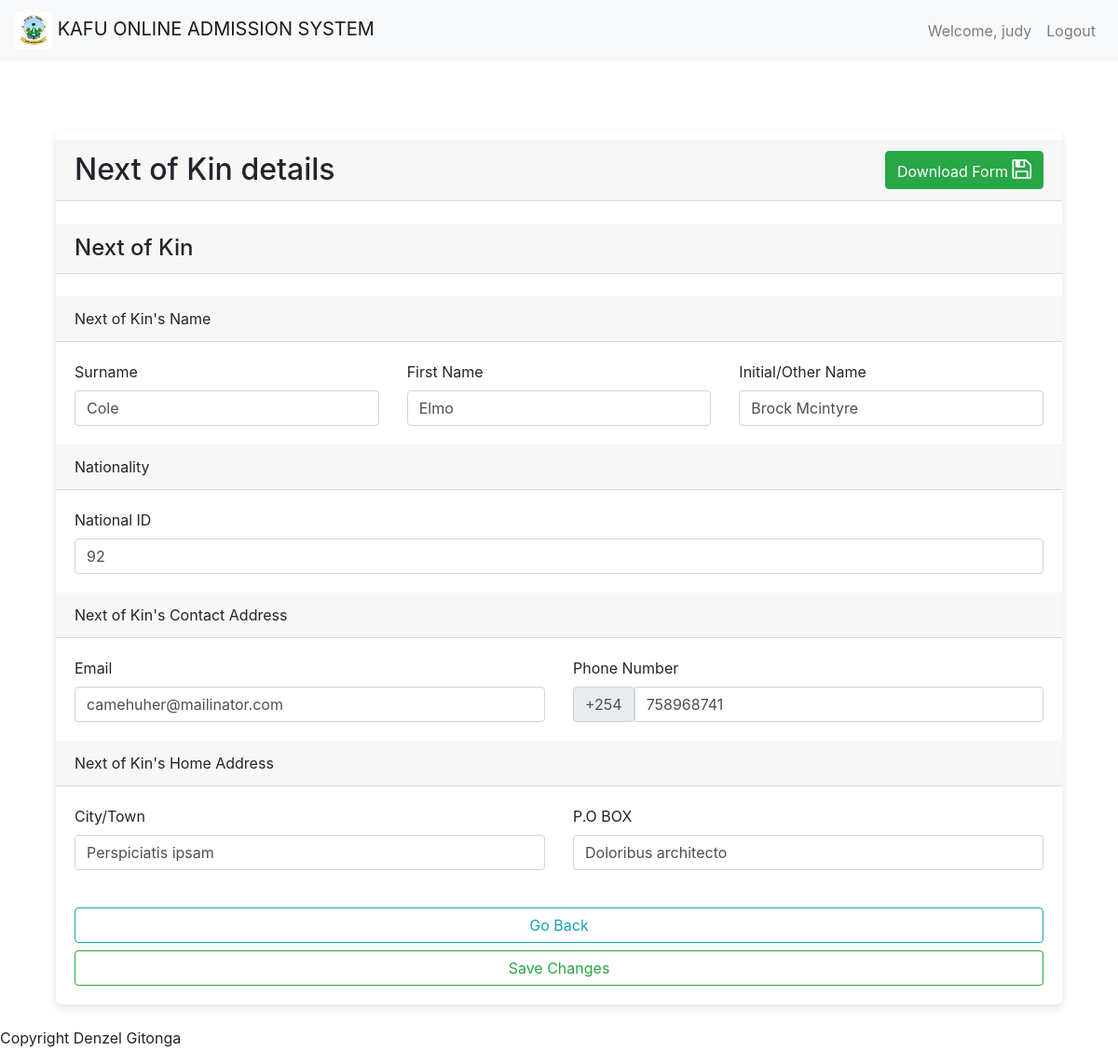
Screenshot of /submissions/next-kin-details/3/ (signed in) with the database file from the repository.
### accounts/models.py (models this page shows, shortened)
class User(AbstractBaseUser, PermissionsMixin):
    username = models.CharField(max_length=255, unique=True)
    email = models.EmailField(max_length=255, unique=True)
    phone_number = models.CharField(max_length=20, blank=True, null=True)
    full_name = models.CharField(max_length=255, blank=True, null=True)
    is_staff = models.BooleanField(default=False)
    is_active = models.BooleanField(default=True)
    groups = models.ManyToManyField(
        'auth.Group',
        blank=True,
        related_name='myuser_set',
        related_query_name='user',
    )
    user_permissions = models.ManyToManyField(
        'auth.Permission',
        blank=True,
        related_name='myuser_set',
        related_query_name='user',
    )
    objects = UserManager()
    USERNAME_FIELD = 'username'
    REQUIRED_FIELDS = ['email']

### admissions/models.py (models this page shows, shortened)
class NextKinDetail(models.Model):
    user = models.ForeignKey(settings.AUTH_USER_MODEL, on_delete=models.CASCADE)
    nxtk_surname = models.CharField(max_length=50)
    nxtk_first_name = models.CharField(max_length=50)
    nxtk_initial_name = models.CharField(max_length=50)
    nxtk_national_id = models.CharField(max_length=50)
    nxtk_email = models.CharField(max_length=50)
    nxtk_phone = models.CharField(max_length=50)
    nxtk_city = models.CharField(max_length=50)
    nxtk_pob = models.CharField(max_length=50)

### submissions/views.py (the view)
# urls.py: path('next-kin-details/<int:user_id>/', views.view_next_kin_details, name="view_next_kin_details"), # next of kin details
@login_required
def view_next_kin_details(request, user_id):
    next_kin_detail = get_object_or_404(NextKinDetail, user_id=user_id)
    form = ViewNextKinDetailForm(instance=next_kin_detail)
    if request.method == 'POST':
        form = ViewNextKinDetailForm(request.POST, instance=next_kin_detail)
        if form.is_valid():
            form.save()
            messages.success(request, "Your next of kin details have been updated successfully!!! See the details below")
            return redirect('submissions:view_next_kin_details', user_id=user_id)
    context = {
        'form': form
    }
    return render(request, 'submissions/view_next_kin_details.html', context)

### submissions/forms.py
class ViewNextKinDetailForm(forms.ModelForm):
    class Meta:
        model = NextKinDetail
        fields = [
            'nxtk_surname',
            'nxtk_first_name',
            'nxtk_initial_name',
            'nxtk_national_id',
            'nxtk_email',
            'nxtk_phone',
            'nxtk_city',
            'nxtk_pob',
        ]

### templates/submissions/view_next_kin_details.html (shortened to what this page needs)
{% extends 'common/base.html' %}
{% block content %}
    <div class="container" style="margin-top: 50px;">
        <div class="row">
            <div class="col-md-12">
                <div class="card">
                    <form action="" method="POST">
                        <div class="card-header" style="display: flex; justify-content: space-between; align-items: center; margin-top: 10px;">
                            <h2 style="margin: 0;">Next of Kin details</h2>
                            <a class="btn btn-success" href="{% url 'forms_downloads:download_next_kin_details' user_id=user.id %}" style="margin-left: 10px;">
                                Download Form
                                 <i class="fa fa-save" style="font-size:24px;"></i>
                            </a>
                        </div>
                        <br>
                            <h4 class="card-header">Next of Kin</h4>
                            <br>
                                <div class="card-header">Next of Kin's Name</div>
                                    <div class="card-body">
                                        <div class="row">
                                            <div class="col">
                                                <label for="id_nxtk_surname" class="form-label">Surname</label>
                                                <input type="text" class="form-control" placeholder="Next of Kin's Surname" name="nxtk_surname" value="{{ form.nxtk_surname.value }}">
                                            </div>
                                            <div class="col">
                                                <label for="id_nxtk_first_name" class="form-label">First Name</label>
                                                <input type="text" class="form-control" placeholder="Next of Kin's First Name" name="nxtk_first_name" value="{{ form.nxtk_first_name.value }}">
                                            </div>
                                            <div class="col">
                                                <label for="nxtk_initial_name" class="form-label">Initial/Other Name</label>
                                                <input type="text" class="form-control" placeholder="Next of Kin's Initial/Other Name" name="nxtk_initial_name" value="{{ form.nxtk_initial_name.value }}">
                                            </div>
                                        </div>
                                    </div>
                                <div class="card-header">Nationality</div>
                                    <div class="card-body">
                                        <div class="row">
                                            <div class="col">
                                                <label for="id_nxtk_national_id" class="form-label">National ID</label>
                                                <input type="number" class="form-control" name="nxtk_national_id" pattern="[0-9]{8}" placeholder="National ID Number" value="{{ form.nxtk_national_id.value }}">
                                            </div>
                                        </div>
                                    </div>
                                <div class="card-header">Next of Kin's Contact Address</div>
                                    <div class="card-body">
                                        <div class="row">
                                            <div class="col">
                                                <label for="nxtk_email" class="form-label">Email</label>
                                                <input type="email" class="form-control" placeholder="Enter your Next of Kin's email" name="nxtk_email" value="{{ form.nxtk_email.value }}">
                                            </div>
                                            <div class="col">
                                                <label for="id_nxtk_phone" class="form-label">Phone Number</label>
                                                <div class="input-group">
                                                    <span class="input-group-text">+254</span>
                                                    <input type="tel" class="form-control" placeholder="7000000**" name="nxtk_phone" pattern="[0-9]{9}" value="{{ form.nxtk_phone.value }}">
                                                </div>
                                            </div>
                                        </div>
                                    </div>
                                <div class="card-header">Next of Kin's Home Address</div>
                                    <div class="card-body">
                                        <div class="row">
                                            <div class="col">
                                                <label for="id_nxtk_city" class="form-label">City/Town</label>
                                                <input type="text" class="form-control" placeholder="Which is your Next of Kin's closest city/town" name="nxtk_city" value="{{ form.nxtk_city.value }}">
                                            </div>
                                            <div class="col">
                                                <label for="id_nxtk_pob" class="form-label">P.O BOX</label>
                                                <input type="text" class="form-control" placeholder="Enter your Next of Kin's P.O BOX" name="nxtk_pob" value="{{ form.nxtk_pob.value }}">
                                            </div>
                                        </div>
                                    </div>
                        <div class="card-body">
                            <div class="col">
                                <div class="row">
                                    <a class="btn btn-outline-info btn-block" href="{% url 'submissions:view_details' %}">Go Back</a>
                                    <button class="btn btn-outline-success btn-block">Save Changes</button>
                                </div>
                            </div>
                        </div>
                    </form>
                </div>
            </div>
        </div>
    </div>
{% endblock %}

### templates/common/header.html (shortened to what this page needs)
{% load static %}
<nav class="navbar navbar-expand-lg navbar-light bg-light">
    <a class="navbar-brand" href="{% url 'home' %}">
      <img src="{% static 'images/logos/KAFU_LOGO.jpg' %}" alt="Logo" height="40">
      KAFU ONLINE ADMISSION SYSTEM
    </a>
    <div class="collapse navbar-collapse" id="navbarSupportedContent">
      {% if user.is_authenticated %}
            <ul class="navbar-nav d-none d-lg-flex ml-auto order-3">
                <li class="nav-item">
                    <a class="nav-link" href="">
                        Welcome, {{ user.username }}
                    </a>
                </li>
                <li class="nav-item">
                  <a class="nav-link" href="{% url 'logout' %}">
                    Logout
                  </a>
                </li>
            </ul>
      {% endif %}
    </div>
  </nav>

### static/custom_css/styles.css (style rules this page uses)
.card { box-shadow: 0px 4px 8px rgba(0, 0, 0, 0.1); border: none; transition: 0.3s; border-radius: 5px; }

### rows the page displays
User: username "judy"
NextKinDetail: nxtk_surname "Cole", nxtk_first_name "Elmo", nxtk_initial_name "Brock Mcintyre", nxtk_national_id "92", nxtk_email "camehuher@mailinator.com", nxtk_phone "758968741", nxtk_city "Perspiciatis ipsam", nxtk_pob "Doloribus architecto"
